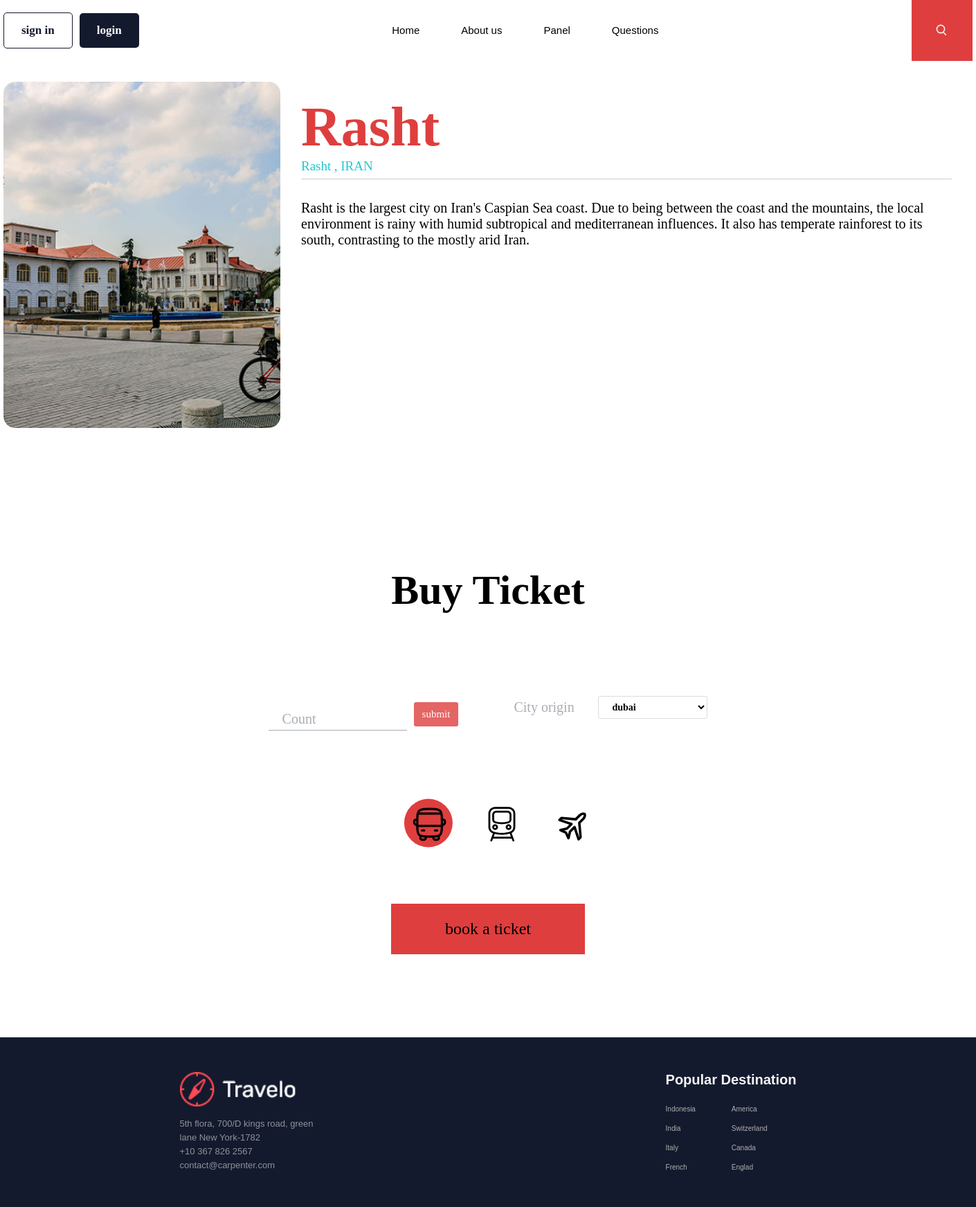
The app's page /ticket/1 with its own data.
### website/models.py (models this page shows, shortened)
class Destination(models.Model):
    city_id = models.ForeignKey(City, on_delete=models.SET_NULL, null=True) # Foreign key
    description = models.TextField()
    img = models.ImageField(upload_to='destination_images/', default='destination_images/no_img.jpg')
    counted_views = models.IntegerField(default=0)
    status = models.BooleanField(default=False)
    published_date = models.DateTimeField(null=True)
    created_date = models.DateTimeField(auto_now_add=True)
    updated_date = models.DateTimeField(auto_now=True)
    class Meta: # generally
        ordering = ['created_date']

class City(models.Model):
    name = models.CharField(max_length=255)
    country_id = models.ForeignKey(Country, on_delete=models.SET_NULL, null=True) # Foreign key
    created_date = models.DateTimeField(auto_now_add=True)
    updated_date = models.DateTimeField(auto_now=True)
    class Meta: # generally
        ordering = ['created_date']
    def __str__(self):
        return "{} - {}".format(self.name, self.id)

class Country(models.Model):
    name = models.CharField(max_length=255)
    created_date = models.DateTimeField(auto_now_add=True)
    updated_date = models.DateTimeField(auto_now=True)
    class Meta: # generally
        ordering = ['created_date']

### website/views.py (the view, shortened to what this page needs)
# urls.py: path('ticket/<int:pid>', ticket_view, name="ticket"),
def ticket_view(request, pid):
    def national_code_creator(count):
        national_code_list = []
        if (count == None) or (count == ''):
            count = 0
        for i in range(int(count)):
            base_str = 'national_code_'
            national_code_number = base_str + str(i + 1)
            national_code_list.append(national_code_number)
        return national_code_list
    origin_cities = Destination_City.objects.filter(destination_id=pid)
    dest = get_object_or_404(Destination, pk=pid, status=1)
    context = {'dest':dest, 'origin':origin_cities}
    return render(request, 'ticket.html', context)

### website/templatetags/website_tags.py (called while the page is built)
@register.filter(name='split_dash')
def split_dash(value):
    return str(value).split('-')[0].strip().capitalize()

@register.filter(name='upper_letter')
def upper_letter(value):
    return str(value).upper()

### templates/ticket.html (shortened to what this page needs)
{% extends "base.html" %}
{% load static %}
{% load website_tags %}
{% block define_style %}
<link rel="stylesheet" href="{% static 'ticket-style/css/ticket.css' %}">
<link rel="stylesheet" href="{% static 'ticket-style/css/media-queries.css' %}">
{% endblock %}
{% block content %}
<div class="ticket-container">
    <div class="banner">
        <div class="banner-img-box">
            <img class="banner-img" src="{{dest.img.url}}" alt="">
        </div>
        <div class="img-detail">
            <h3 class="img-title">{{dest.city_id|split_dash}}</h3>
            <span class="under-title">{{dest.city_id|split_dash}}</span>
            <span class="under-title">, </span>
            <span class="under-title">{{dest.city_id.country_id.name|upper_letter}}</span>
            <div class="line-div"></div>
            <p class="img-description">
                {{dest.description}}
            </p>
        </div>
    </div>
    <h1 class="buy-title">Buy Ticket</h1>
    <div class="container-tab">
        <form class="ticket-form" action="{% url 'website:ticket' dest.id %}" method="post">
            <div class="set-org">
                <div>
                    <div class="count-national-code">
                        <div class="inp-div">
                            <label class="lbl-count lbl" id="lbl6" for="count">Count</label>
                            <input name="count_ncode" class="inp-mellicode inp" onclick="applyTranform6()" min="0"
                                type="number" id="count">
                        </div>
                        <div class="div-btn-count">
                            <button class="submit-btn-count" type="button"
                                onclick="btn_count_national_code()">submit</button>
                        </div>
                    </div>
                </div>
                <div class="filter-travel">
                    <label for="city-origin">City origin</label>
                    <select id="city-origin" class="origin-cities" name="origin-city">
                        {% for orig in origin %}
                        <option value="{{orig.city.id}}" class="options">{{orig.city.name}}</option>
                        {% endfor %}
                    </select>
                </div>
            </div>
            <div class="tabs">
                <label class="tab" for="radio-1">
                </label>
                <label class="tab center-tab" for="radio-2">
                </label>
                <label class="tab" for="radio-3">
                </label>
                <span class="glider"></span>
            </div>
            <div class="div-btn">
                <button class="submit-btn" type="submit">book a ticket</button>
            </div>
        </form>
    </div>
</div>
{% endblock %}

### statics/ticket-style/css/ticket.css (style rules this page uses)
.ticket-container { padding-top: 30px; width: 1400px; margin: 0 auto; }
.banner { display: flex; width: 100%; justify-content: space-between; }
.banner-img-box { min-width: 400px; min-height: 500px; width: 400px; height: 500px; overflow: hidden; border-radius: 17px; display: flex; justify-content: center; }
.banner-img { width: 100%; min-width: 100%; max-width: 100%; object-fit: cover; }
.img-detail { padding: 20px 30px; }
.img-title { color: var(--red); font-family: 'Nunito'; font-size: 80px; }
.under-title { font-size: 19px; color: var(--lightBlue); margin: 0; padding: 0; font-family: 'Nunito'; width: 100%; }
.img-description { font-family: 'Nunito'; font-size: 20px; }
.line-div { margin: 7px 0 30px 0; border-bottom: 1px solid rgba(175, 175, 175, 0.637); }
:root { --primary-color: #111; --secondary-color: #a8adb3; }
*, *:after, *:before { box-sizing: border-box; }
.container-tab { display: flex; align-items: center; justify-content: space-around; }
.banner { margin-bottom: 200px; }
.tabs { display: flex; position: relative; background-color: #fff; padding: 0; border-radius: 10px; margin-bottom: 100px; }
.tabs * { z-index: 2; }
.tab { display: flex; align-items: center; justify-content: center; height: 70px; width: 70px; font-size: 13px; font-weight: 500; border-radius: 99px; cursor: pointer; transition: color 0.15s ease-in; }
.center-tab { margin: 0 35px; }
input[type="radio"]:checked + label { color: var(--primary-color); }
input[id="radio-1"]:checked ~ .glider { translate: 27% 55%; }
.glider { position: absolute; display: flex; height: 70px; width: 70px; background-color: var(--red); z-index: 1; border-radius: 100%; transition: 0.25s ease-out; }
.buy-title { font-size: 60px; font-family: 'Nunito'; margin: auto 0; text-align: center; margin-bottom: 100px; }
.container-tab { margin: 8px 0 20px 0; }
.ticket-form { display: flex; flex-direction: column; align-items: center; justify-content: center; }
.inp-div > label { font-size: 20px; font-family: 'Nunito'; transform: translate(20px, 40px); color: #a8adb3; }
.ticket-form > div > label { font-size: 20px; font-family: 'Nunito'; transform: translate(20px, 40px); color: #a8adb3; }
.ticket-form > div > div > label { font-size: 20px; font-family: 'Nunito'; color: #a8adb3; }
.count-national-code { display: flex; align-items: center; }
.inp-div { display: flex; flex-direction: column; }
.set-org { display: grid; grid-template-columns: auto auto; gap: 40px 20px; margin-bottom: 60px; }
.filter-travel { display: flex; align-items: center; width: 280px; justify-content: space-between; margin-left: 60px; }
.submit-btn { width: 280px; height: 73px; outline: none; border: none; font-size: 24px; font-family: 'Nunito'; background-color: var(--red); grid-column: 1 / 3; }
.div-btn { display: flex; justify-content: center; align-items: center; grid-column: 1 / span 2; margin-top: 20px; margin-bottom: 100px; }
.div-btn-count { display: flex; justify-content: center; align-items: center; margin-top: 20px; }
.submit-btn-count { padding: 9px 12px; outline: none; border: none; border-radius: 3px; font-size: 15px; font-family: 'Nunito'; background-color: var(--red); grid-column: 1 / 3; color: #fff; margin-left: 10px; cursor: pointer; opacity: 80%; transition: 0.4s all ease; }
.origin-cities { border: none; outline: none; border: 1px solid #dcdcdc; padding: 7px 15px; padding-right: 60px; border-radius: 3px; background-color: #ffffff; color: #000; font-family: 'Nunito'; font-size: 14px; font-weight: 700; }
.count-national-code > div > input { font-size: 24px; width: 200px; height: 45px; outline: none; padding: 10px 20px; border: none; border-bottom: 1px solid #a8adb3; }

### statics/base-style/css/style.css (style rules this page uses)
* { padding: 0; margin: 0; box-sizing: border-box; }
body { font-family: Arial, Helvetica, sans-serif; width: 100%; display: inline-block; padding: 0; margin-bottom: 0; }
:root { --red: #df3e3e; --darkBlue: rgb(20, 26, 46); --lightBlue: rgb(34, 200, 206); --white: rgb(245, 245, 245); --black: rgb(32, 32, 32); }

### records on screen
Destination: img (picture), city_id|split_dash "Rasht", city_id.country_id.name "IRAN", description "Rasht is the largest city on Iran's Caspian Sea coast. Due to being between the coast and the mountains, the local environment is rainy with humid subtropical and mediterranean influences. It also has temperate rainforest to its south, contrasting to the mostly arid Iran."

### other values on screen
form field origin-city "dubai"
